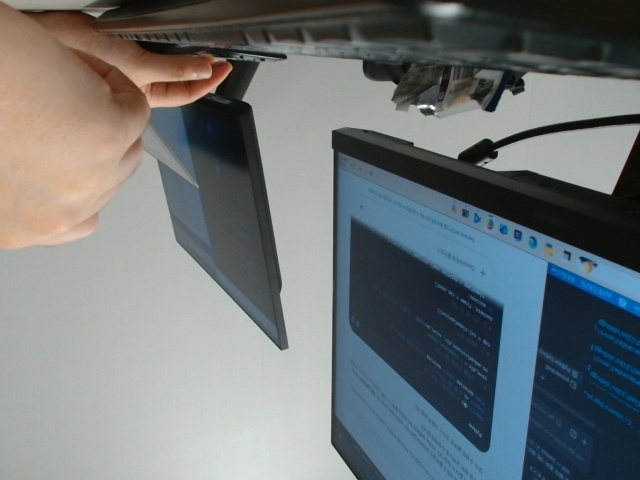
#> input picture captured_images/result_260720_093554.jpg, 640 x 480 px, found by its file name
$ python data_aug.py
#> lines starting #> are read from the running program, lines starting #| are printed output that depends on the picture
from PIL import Image, ImageEnhance, ImageOps   # 이미지 증강
import matplotlib.pyplot as plt

# [1단계] 이미지 불러오기 — PNG·JPG 모두 가능
img = Image.open("captured_images/result_260720_093554.jpg")
#> img is the input picture: PIL image 640x480 RGB; mean R, G, B 111.9, 118.7, 120
img = img.convert("RGB")

# [2단계] 회전 — 90도 시계 방향
img_rotated = img.rotate(90)
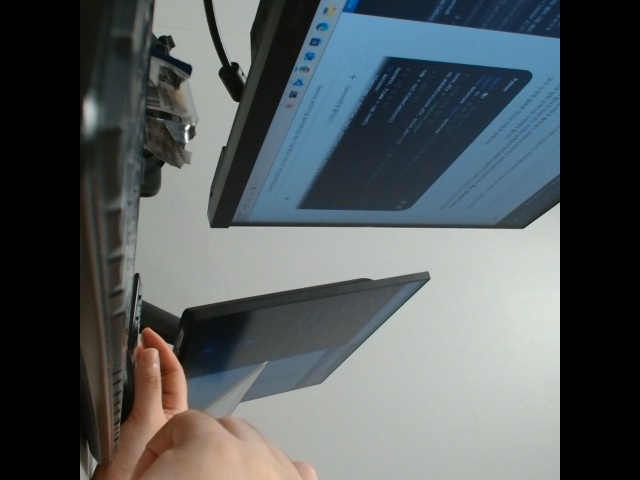
#> img_rotated: PIL image 640x480 RGB; mean R, G, B 83.3, 89.8, 91.7

# [3단계] 밝기 조절 — 0.5 = 원본의 50%
enhancer = ImageEnhance.Brightness(img)
img_brightness = enhancer.enhance(0.5)
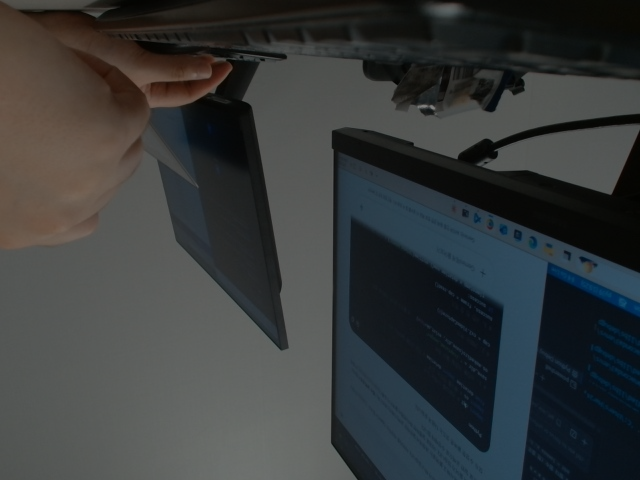
#> img_brightness: PIL image 640x480 RGB; mean R, G, B 55.7, 59.1, 59.7

# [4단계] 좌우 반전 — 거울처럼 뒤집기
img_flip = ImageOps.mirror(img)
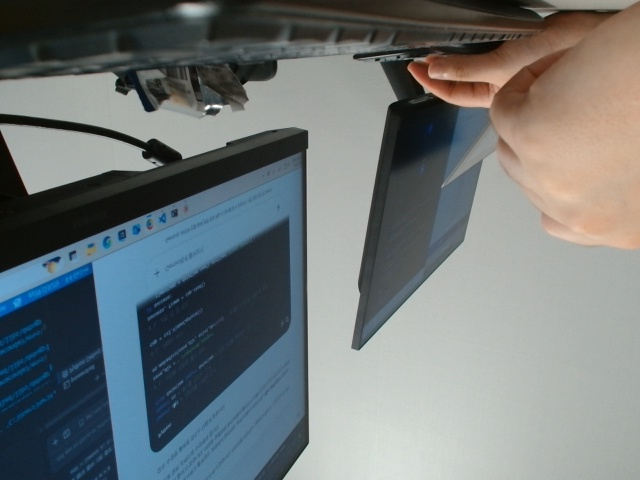
#> img_flip: PIL image 640x480 RGB; mean R, G, B 111.9, 118.7, 120

# 3. 결과 시각화
fig , ax = plt.subplots(2,3,figsize=(20, 10))

# 3-1 원본 이미지
ax[0,0].imshow(img)
ax[0,0].axis('off')
ax[0,0].set_title('Original')

#3-2. 회전 이미지
ax[0,1].imshow(img_rotated)
ax[0,1].axis('on')
ax[0,1].set_title('Rotated 90')

#3-3 밝기 이미지
ax[0,2].imshow(img_brightness)
ax[0,2].axis('off')
ax[0,2].set_title('Brightness')

#3-4 좌우 반전 이미지
ax[1,0].imshow(img_flip)
ax[1,0].axis('off')
ax[1,0].set_title('Filp')

plt.show()
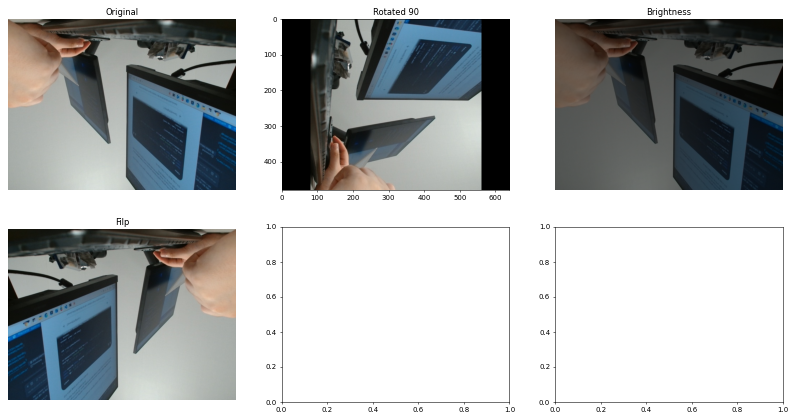
#> figure drawn by matplotlib, 4 panels
print("이미지 저장이 잘 됐습니다.")

# # [5단계] 저장 — 변환된 이미지 3장 출력
img_rotated.save("./img_rotated.jpg")
img_brightness.save("./img_brightness.jpg")
img_flip.save("./img_flip.jpg")
